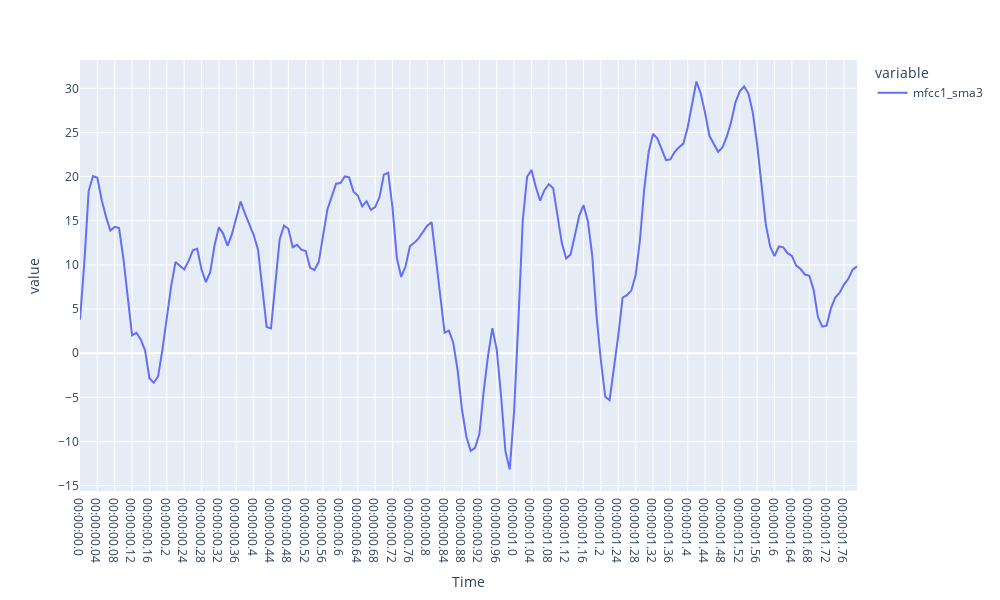

Source (notebook cell):
### Code cell
time_list = []
for i in range(v4feature.shape[0]):
    time_list.append(f"00:00:0{i/100}")

v4feature['Time'] = time_list
px.line(v4feature,y=list_of_features,x='Time',height=600,width=1000)

### Figure 1 — Plotly figure (JSON) as saved in the notebook; plotly's stock layout.template omitted (floating-point values rounded to 4 significant figures; data arrays with more than 128 entries replaced by an {"elided": "..."} marker saying what was removed)
{"data": [{"hovertemplate": "variable=mfcc1_sma3<br>Time=%{x}<br>value=%{y}<extra></extra>", "legendgroup": "mfcc1_sma3", "line": {"color": "#636efa", "dash": "solid"}, "marker": {"symbol": "circle"}, "mode": "lines", "name": "mfcc1_sma3", "orientation": "v", "showlegend": true, "type": "scatter", "x": {"elided": "180 str values"}, "xaxis": "x", "y": {"elided": "180 float values"}, "yaxis": "y"}], "layout": {"height": 600, "legend": {"title": {"text": "variable"}, "tracegroupgap": 0}, "margin": {"t": 60}, "width": 1000, "xaxis": {"anchor": "y", "domain": [0, 1], "title": {"text": "Time"}}, "yaxis": {"anchor": "x", "domain": [0, 1], "title": {"text": "value"}}}}
